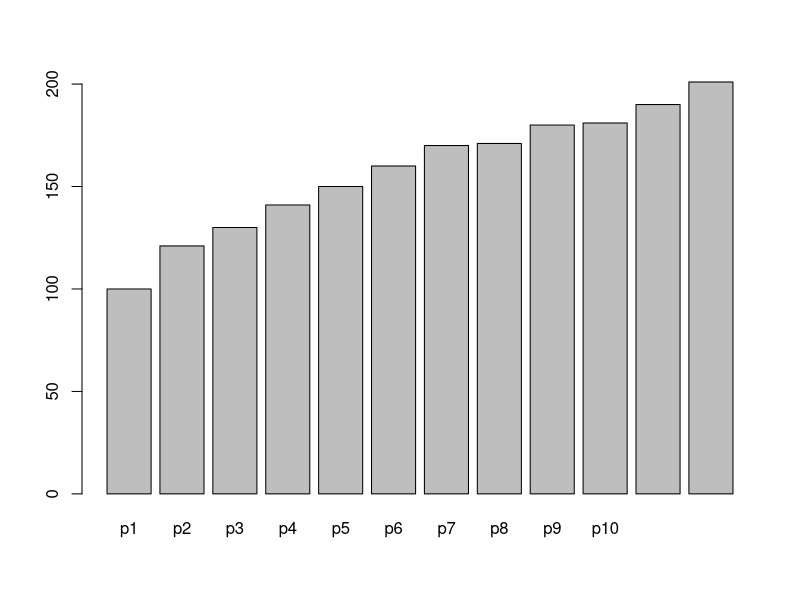
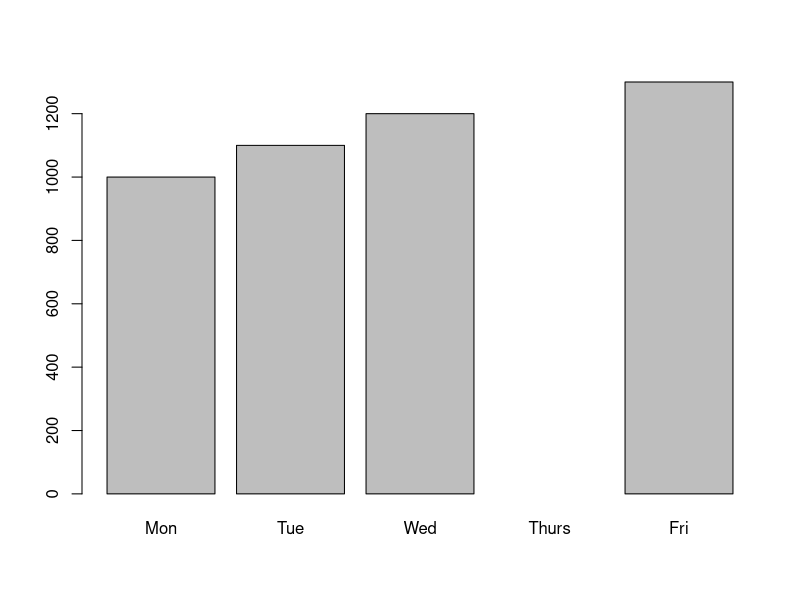

The R script that drew these images, in order:
# VECTOR
###############################################################################
# vector is a one dimensional array with similar type nof values (use function 'c' for vector representation)
# to create a vector give syntax like this - c(1,2,4,45)
v1 <- c(10, 20, 30)   #numeric vector
v2 <- c("a", "b", "c")  #character vector
v3 <- c(TRUE, FALSE)   #logical vector
v1
v2
v3
# if one element is character all will be treated as character in vector
v4 <- c(10, "a", TRUE) 
v4
#create a vector with values from 1 to 20
v5 <- (1:20)
v5
# another way to do
v6 <- seq(1, 20)
v6
# create  avector with even values with 1 to 20
v7 <- seq(2, 20, 2)
v7
#odd values
v8 <- seq(1, 20, 2)
v8

# create a vector called price list with given data

price_list <- c(100, 121, 130, 141, 150, 161, 170, 71, 180, 181)

# length function returns  number of values in a vector

length(price_list)

# names function -- to assign name of vector

names(price_list) <-
  c("p1", "p2", "p3", "p4", "p5", "p6", "p7", "p8", "p9", "p10")

price_list

# using paste0 function naming all the columns
names(price_list) <- paste0("p", 1:length(price_list))
price_list

# how to extract data from a vector
# In R index is 1 based and there is no negative indexing

price_list[5]
price_list[4:6]
price_list[c(1, 10)]

#getting only odd positioned values

v1 <- seq(1, 10, 2)
#price_list[v1]
price_list[seq(1, 10, 2)]

# odd position values
# mod operator is %%  ,it returns remainder
price_list %% 2
price_list %% 2 != 0
price_list[price_list %% 2 != 0]

# find values of pricelist which is more than 150

price_list[price_list > 150]

price_list <- c(100, 121, 130, 141, 150, 161, 170, 171, 180, 181)
names(price_list) <- paste0("p", 1:length(price_list))
# To remive price_list names simply assign NULL
#names(price_list) <- NULL

# ADDING  NEW VALUES TO VECTOR

# It will add a new value at 11th position of the vector
price_list[11] <- 190
price_list

# We cannot assign name to any one value of a vector

price_list[12] <- 201
price_list

# changing the value of  a previous value

price_list[6] <- 160
# for checking only even values ,it will give boolean values
price_list %% 2 == 0

# subset based on index
price_list3 <- price_list[1:3]
price_list3

# based on name
price_list_name <- price_list[c("p3", "p6", "p9")]
price_list_name

# based on condition
even_price_list <- price_list[price_list %% 2 == 0]
even_price_list

# create a subset vector price_list with odd position values

odd_position_price_list <- price_list[seq(1, length(price_list), 2)]
odd_position_price_list

# any operation performed to a vector will be applied to all values of vector

price_list5 <- price_list + 5
price_list5

# find price for all product after adding 5% vat on it.
vat_added_price_list <- price_list * (1 +  0.05)
vat_added_price_list

# sum,max,min,sqrt,mean
sum(price_list)
min(price_list)
max(price_list)
sqrt(price_list)
mean(price_list)

# create a new vector called order_amount with below values
# 1000,1100,1200,NA,1300
# find total_order_amount and average_order_amount
order_amount <- c(1000, 1100, 1200, NA, 1300)

# To remove NA values from calculation use na.rm=TRUE bydefault it is FALSE
# Otherwise it will give result as NA
total_order_amount <- sum(order_amount, na.rm = TRUE)
total_order_amount

average_order_amount <- mean(order_amount, na.rm = T)
average_order_amount

# help(sum)

# barplot
barplot(price_list)

names(order_amount) <-  c("Mon", "Tue", "Wed", "Thurs", "Fri")
barplot(order_amount)
